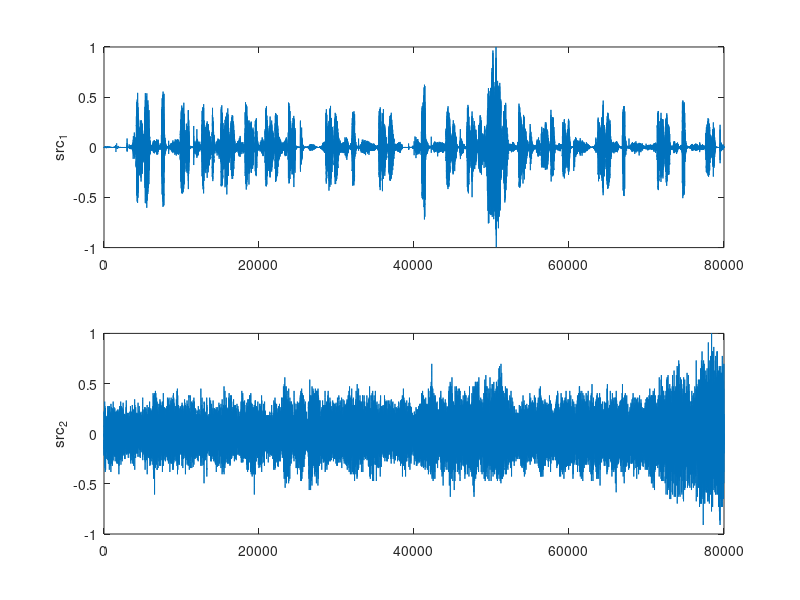
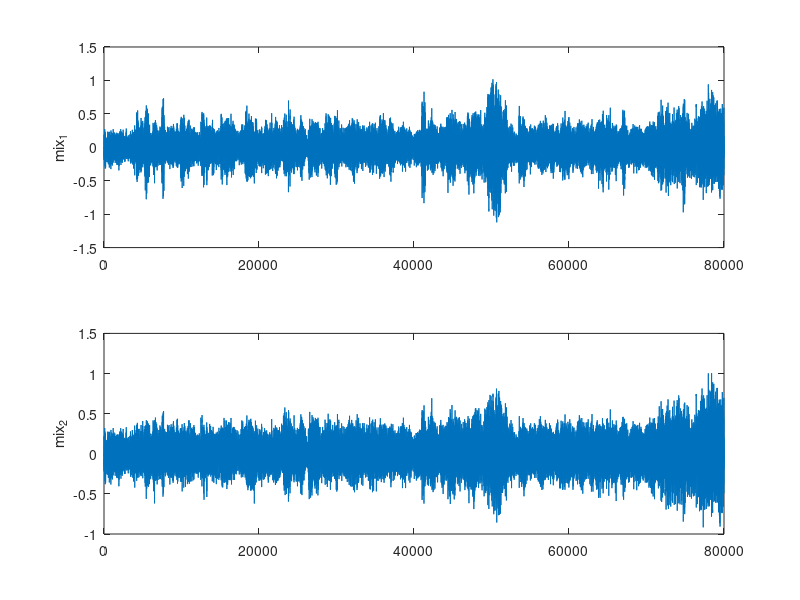

MATLAB code for these plots, in order: (Note: this script raises an error after producing the figures.)
%  THIS IS UNPUBLISHED PROPRIETARY SOURCE CODE of GMD FIRST Berlin.
%
%  The purpose of this software is the dissemination of
%  scientific work for scientific use. The commercial
%  distribution or use of this source code is prohibited. 
%  (c) 1996-1999 GMD FIRST Berlin, Andreas Ziehe 
%              - All rights reserved -
%
%  version 2.01, 2/14/99 by AZ
%
%  simple blind source separation demo 
%  type sep_demo to run

disp(' *** blind source separation demo *** ');
close all
% define ica data ---------------------------------------------
%  FS=4000;
%  wnd=1:1000-1;
%  t = 0:1./FS:1 ;
 echo on
%  s=zeros(2,length(t)) ;
%  s(1,:) = sin(2*pi*55*t);
%  s(2,:) = cos(2*pi* 100* t);    % source signals
 %load source signals
  load fischdon.mat
  t=[1:size(s,2)];
  wnd =find(t);
 %% uncomment to load acoustic sample signals  
 
 %A=rand(2);
 A = [1 0.85 ; 0.55 1 ] ;       % mixing matrix
 x = A * s ;           % generate linear, instantaneous mixture
 echo off
% plot source signals  
figure(1)
clf
subplot(211)
plot(t(wnd),s(1,wnd))
ylabel('src_1')
subplot(212)
plot(t(wnd),s(2,wnd))
ylabel('src_2')
set(gcf,'Position',[50   400   300   150])

% plot mixed signals
figure(2)
clf
subplot(211)
plot(t(wnd),x(1,wnd))
ylabel('mix_1')

subplot(212)
plot(t(wnd),x(2,wnd))
ylabel('mix_2')

set(gcf,'Position',[450   400   300   150])

% BEGIN  ------------------------------------------------- 

fprintf(1,'keep on separating ..\n')
C=tdsep2(x,[0:3]);

fprintf(1,'Press any key to show results ..')
pause;

unmix = inv(C) * x  ; 

%normalized estimated mixing matrix
mixing_mat=ntu(C)

%performance evaluation (zero means perfect separation) 
separation_error=perf(C,A)
% plot unmixed signals 
% should recover the source signals up to permutation and scaling

%% uncomment to listen to the mixed and unmixed signals
% soundsc(x(1,:))
% soundsc(x(2,:))
% 
% soundsc(unmix(1,:))
% soundsc(unmix(2,:))

figure(3)
subplot(211)
set(gcf,'Position',[250   200   300   150])
plot(t(wnd),unmix(1,wnd))
ylabel('unmix_1')


subplot(212)
plot(t(wnd),unmix(2,wnd))
ylabel('unmix_2')


figure(1)
subplot(211)
hold on
plot(t(wnd),unmix(1,wnd),'r')
subplot(212)
hold on
plot(t(wnd),unmix(2,wnd),'r')


% TERMINATE  ----------------------------------------------- 

